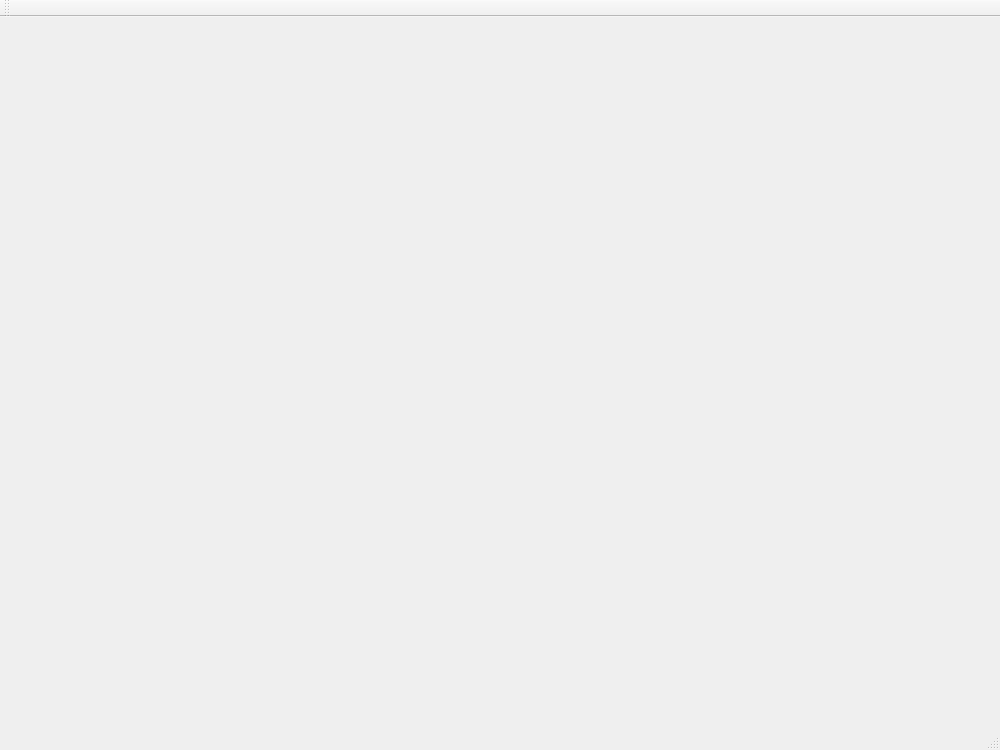
<?xml version="1.0" encoding="UTF-8"?>
<ui version="4.0">
 <class>SplineWindow</class>
 <widget class="QMainWindow" name="SplineWindow">
  <property name="geometry">
   <rect>
    <x>0</x>
    <y>0</y>
    <width>1000</width>
    <height>750</height>
   </rect>
  </property>
  <property name="windowTitle">
   <string>SplineWindow</string>
  </property>
  <widget class="QWidget" name="centralWidget">
   <widget class="QWidget" name="widget" native="true">
    <property name="geometry">
     <rect>
      <x>10</x>
      <y>10</y>
      <width>971</width>
      <height>681</height>
     </rect>
    </property>
   </widget>
  </widget>
  <widget class="QMenuBar" name="menuBar">
   <property name="geometry">
    <rect>
     <x>0</x>
     <y>0</y>
     <width>1000</width>
     <height>20</height>
    </rect>
   </property>
  </widget>
  <widget class="QToolBar" name="mainToolBar">
   <attribute name="toolBarArea">
    <enum>TopToolBarArea</enum>
   </attribute>
   <attribute name="toolBarBreak">
    <bool>false</bool>
   </attribute>
  </widget>
  <widget class="QStatusBar" name="statusBar"/>
 </widget>
 <layoutdefault spacing="6" margin="11"/>
 <resources/>
 <connections/>
</ui>
